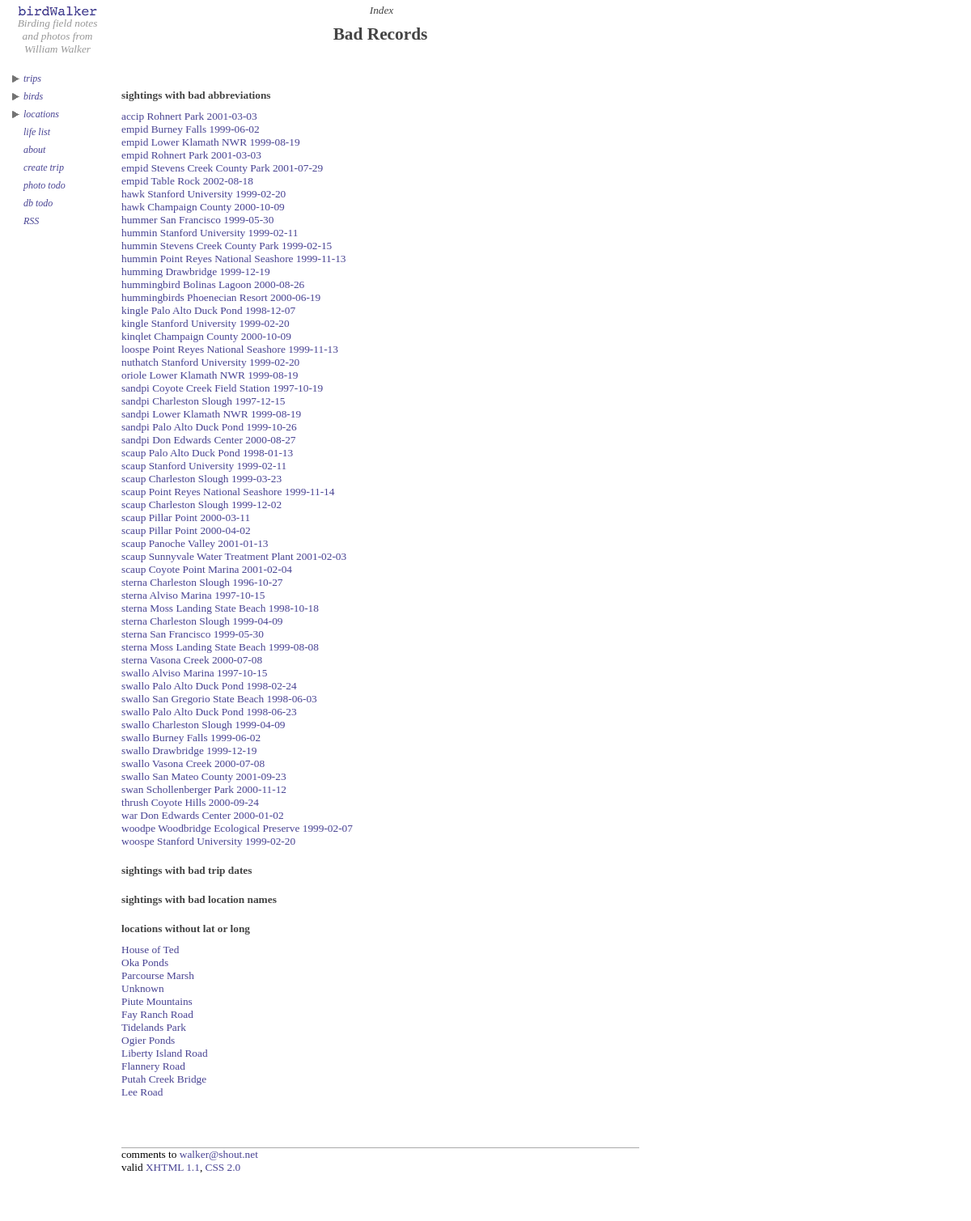
The page /errorcheck.php on the database its author committed.
### tables this page shows
CREATE TABLE location (
  objectid mediumint(9) NOT NULL auto_increment,
  Name varchar(255),
  ReferenceURL text,
  City text,
  County varchar(255),
  State char(2),
  Notes text,
  LatLongSystem text,
  Latitude float(10),
  Longitude float(10),
  PRIMARY KEY  (objectid),
  KEY NameIndex (Name),
  KEY CountyIndex (County),
  KEY StateIndex (State)
) TYPE=MyISAM;

### errorcheck.php (the view, shortened to what this page needs)
<?php
require_once("./birdwalker.php");
require_once("./request.php");
$badAbbrevs = performQuery("Find Bad Abbreviations",
    "SELECT species.*,sighting.*, sighting.objectid AS sightingid
      FROM sighting
      LEFT JOIN species ON species.Abbreviation=sighting.SpeciesAbbreviation
      ORDER BY species.CommonName, sighting.SpeciesAbbreviation");
$missingLatLong = performQuery("Find Missing Lat/Long",
    "SELECT * FROM location WHERE Latitude=0 OR Longitude=0");
?>
    <div class="topright">
	  <div class="pagesubtitle">Index</div>
      <div class="titleblock">
	  <div class="pagetitle">Bad Records</div>
      </div>
	</div>
    <div class="contentright">
<div class="heading">sightings with bad abbreviations</div>
<?
while($sightingInfo = mysql_fetch_array($badAbbrevs))
{
	if ($sightingInfo["CommonName"] == "") { ?>
        <a href="./sightingedit.php?sightingid=<?= $sightingInfo["sightingid"] ?>">
        <?= $sightingInfo["SpeciesAbbreviation"] ?> <?= $sightingInfo["LocationName"] ?> <?= $sightingInfo["TripDate"] ?>
        </a><br>
 <?	} else {
		break;
	}
}
?>
<div class="heading">sightings with bad trip dates</div>
<div class="heading">sightings with bad location names</div>
<div class="heading">locations without lat or long</div>
<?
while($locationInfo = mysql_fetch_array($missingLatLong))
{
	echo "<a href=\"./locationcreate.php?locationid=" . $locationInfo["objectid"] . "\">" . $locationInfo["Name"] . "</a><br/>\n";
}
?>
</div>

### stylesheet.css (style rules this page uses)
.withcontentleft { background-image: url(./images/left.jpg); background-repeat: repeat-y; }
.topright { left: 150px; width: 640px; top: 5px; height: 90px; position: absolute; }
.contentright { font: 10pt "Gill Sans", "Gill Sans MT", SansSerif; left: 150px; width: 640px; top: 90px; padding-bottom: 30px; position: absolute; }
.pagetitle { text-align: center; font: 16pt "Gill Sans", "Gill Sans MT", SansSerif; font-weight: bold; color:#444444; padding-top: 2px }
.pagesubtitle { text-align: center; font: 10pt "Gill Sans", "Gill Sans MT", SansSerif; font-style: italic; color: #444444; padding-bottom: 7px; padding-left: 3px }
.heading { font: 10pt "Gill Sans", "Gill Sans MT", SansSerif; font-weight: bold; margin-top: 20px; margin-bottom: 10px; clear: both; color: #444444 }
.titleblock { margin-bottom: 5px }
a { color:#484393; text-decoration:none; }

### rows shown on the page
location: Name "House of Ted"
location: Name "Oka Ponds"
location: Name "Parcourse Marsh"
location: Name "Unknown"
location: Name "Piute Mountains"
location: Name "Fay Ranch Road"
location: Name "Tidelands Park"
location: Name "Ogier Ponds"
location: Name "Liberty Island Road"
location: Name "Flannery Road"
location: Name "Putah Creek Bridge"
location: Name "Lee Road"

### other values the page prints
$sightingInfo["SpeciesAbbreviation"] "accip"
$sightingInfo["LocationName"] "Rohnert Park"
$sightingInfo["TripDate"] "2001-03-03"
$sightingInfo["SpeciesAbbreviation"] "empid"
$sightingInfo["LocationName"] "Burney Falls"
$sightingInfo["TripDate"] "1999-06-02"
$sightingInfo["LocationName"] "Lower Klamath NWR"
$sightingInfo["TripDate"] "1999-08-19"
$sightingInfo["LocationName"] "Stevens Creek County Park"
$sightingInfo["TripDate"] "2001-07-29"
$sightingInfo["LocationName"] "Table Rock"
$sightingInfo["TripDate"] "2002-08-18"
$sightingInfo["SpeciesAbbreviation"] "hawk"
$sightingInfo["LocationName"] "Stanford University"
$sightingInfo["TripDate"] "1999-02-20"
